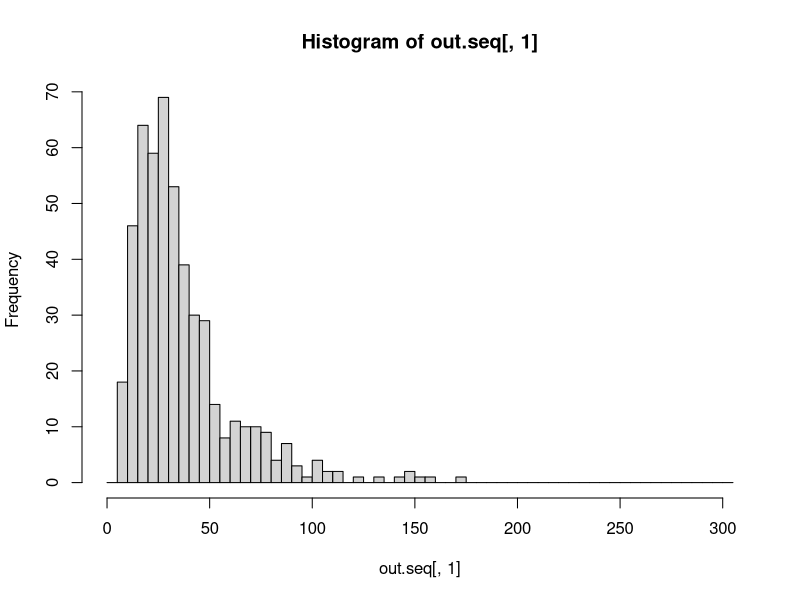
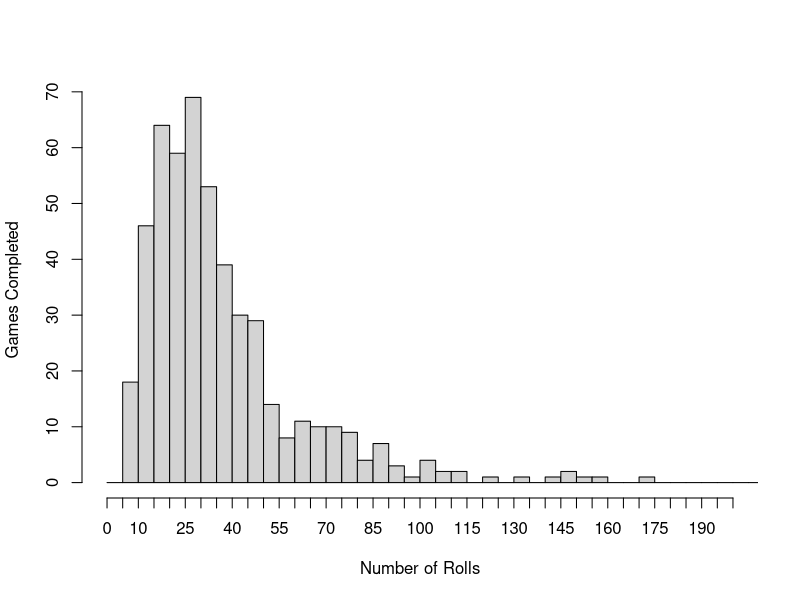
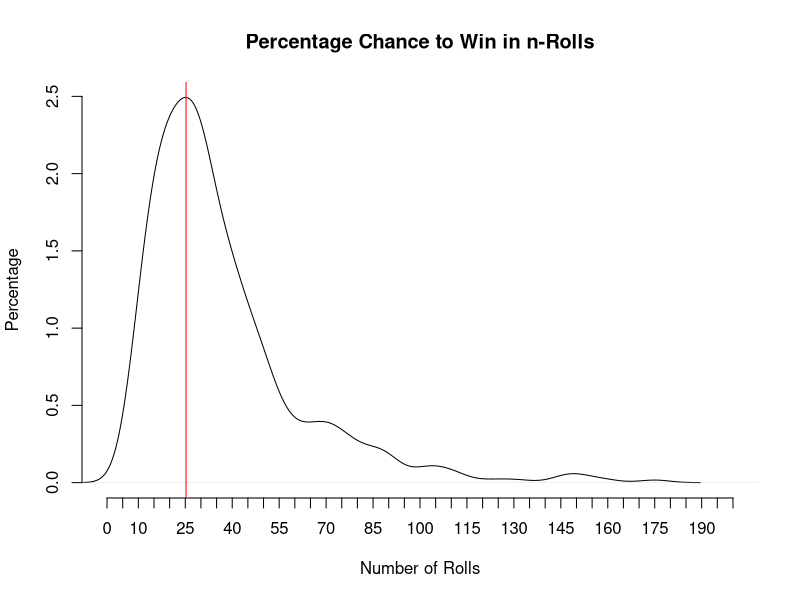
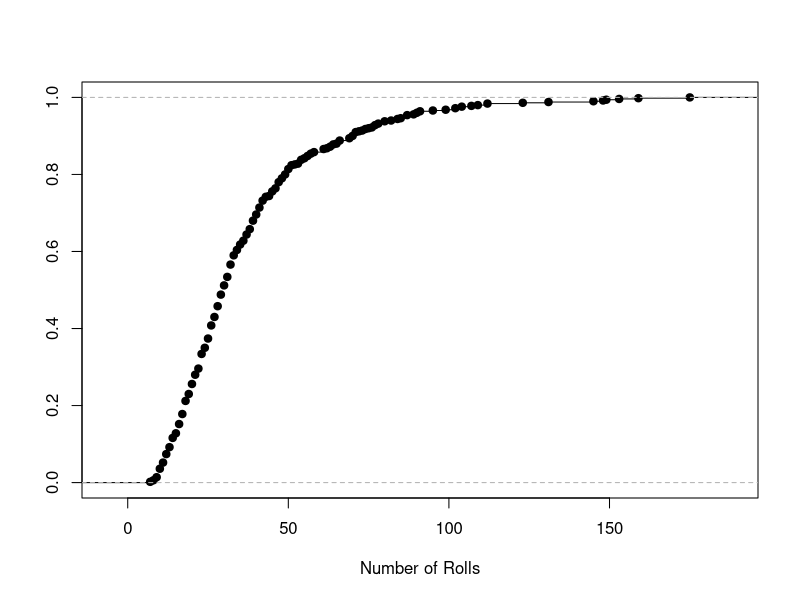

These figures' R source, in order:
## ---- chunk 1
ladder.df <- data.frame(start=c(1,4,9,21,28,36,51,71,80), end=c(38,14,31,42,84,44,67,91,100))
slide.df <- data.frame(start=c(98,95,93,87,64,62,56,49,47,16), end=c(78,75,73,24,60,19,53,11,26,6))
## ---- chunk 2
library(knitr)
## ---- chunk 3
kable(ladder.df, align="c")
## ---- chunk 4
kable(slide.df, align="c")
## ---- chunk 5
curLoc <- 0 # Current location
nroll <- 0 # Number of rolls
slides <- 0 # Number of slides encountered
ladders <- 0 # Number of ladders encountered
# Keep rolling dice and moving until reach 100 or greater ending the game
while(curLoc < 100) {
  roll <- sample(6,1) # generate random number between [1 to 6]
  curLoc <- curLoc + roll # increase position
  nroll <- nroll + 1 # increase number of rolls
  # Need to check if we landed on a ladder or slide and move forward or back
  if (any(ladder.df$s %in% curLoc)) {
    curLoc <- ladder.df$e[ladder.df$s %in% curLoc]
    ladders <- ladders + 1
  }
  if (any(slide.df$s %in% curLoc)) {
    curLoc <- slide.df$e[slide.df$s %in% curLoc]
    slides <- slides + 1
  }
}
## ---- chunk 6
library(foreach)
library(doParallel)
## ---- chunk 7
registerDoParallel(cores=4)
## ---- chunk 8
getDoParWorkers()
## ---- chunk 9
num.iter <- 500 # Number of play throughs

# Get timing as well
stime <- system.time({
  out.seq <- foreach(icount(num.iter), .combine=rbind) %do% {
    curLoc <- 0
    nroll <- 0
    slides <- 0
    ladders <- 0
    # Keep rolling dice and moving until reach 100 or greater ending the game
    while(curLoc < 100) {
      roll <- sample(6,1) # generate random number between [1 to 6]
      curLoc <- curLoc + roll # increase position
      nroll <- nroll + 1 # increase number of rolls
      # Need to check if we landed on a ladder or slide and move forward or back
      if (any(ladder.df$s %in% curLoc)) {
        curLoc <- ladder.df$e[ladder.df$s %in% curLoc]
        ladders <- ladders + 1
      }
      if (any(slide.df$s %in% curLoc)) {
        curLoc <- slide.df$e[slide.df$s %in% curLoc]
        slides <- slides + 1
      }
    }
    # Create output to store, num rolls, num ladders hit, num slides hit
    out.info <- c(nroll, ladders, slides)
  }})[3]
## ---- chunk 10
stime
## ---- chunk 11
h <- hist(out.seq[,1], breaks=seq(0,305,5))
## ---- chunk 12
plot(h, main="", xlab="Number of Rolls", ylab="Games Completed", xlim=c(0,200), axes=F)
axis(1, at=seq(0,200,5))
axis(2)
## ---- chunk 13
d <- density(out.seq[,1])
d$y <- d$y * 100
plot(d, main="Percentage Chance to Win in n-Rolls", xlab="Number of Rolls", ylab="Percentage", xlim=c(0,200), axes=F)
axis(2)
axis(1, at=seq(0,200,5))
abline(v=d$x[which.max(d$y)], col="red")
## ---- chunk 14
plot(ecdf(out.seq[,1]), xlab="Number of Rolls", ylab="",main="")
